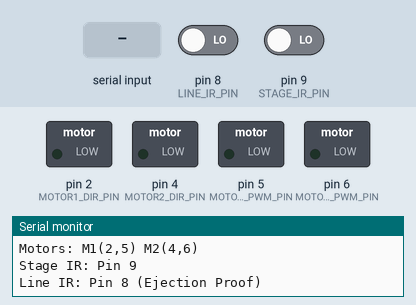
Simulated run of this sketch. Board: Arduino Uno, built with avr-gcc and run on an emulated ATmega328P. Shown: switched loads named in the sketch (green lamp = pin HIGH), the last lines printed to the serial monitor. Inputs (shaded band) come from the test bench; at power-on: pin 8 (LINE_IR_PIN) LOW, pin 9 (STAGE_IR_PIN) LOW.

Above: at 1.2 s.
1.3 s: "M1F\n" received over Serial
At 2.3 s:
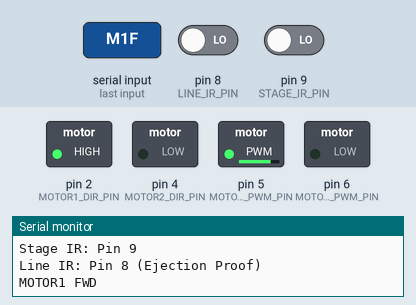
2.8 s: "M1R\n" received over Serial
At 3.5 s:
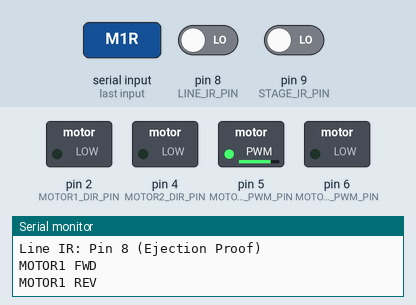
4.3 s: "A\n" received over Serial
At 4.6 s:
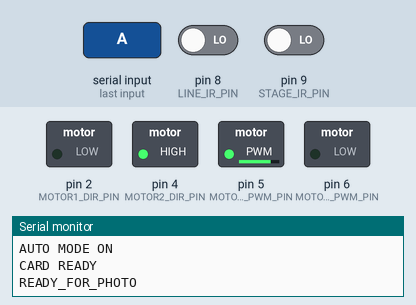
5.8 s: "M1S\n" received over Serial
At 7.0 s:
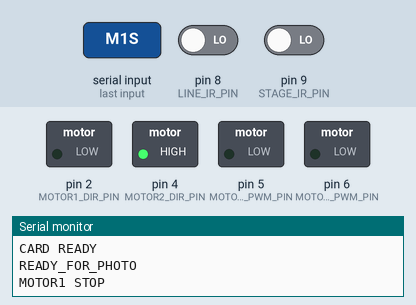
7.3 s: "P\n" received over Serial
At 8.0 s:
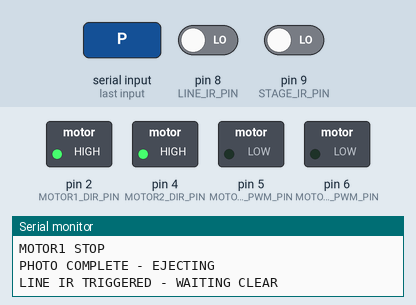
10.3 s: "M2R\n" received over Serial
At 11.6 s:
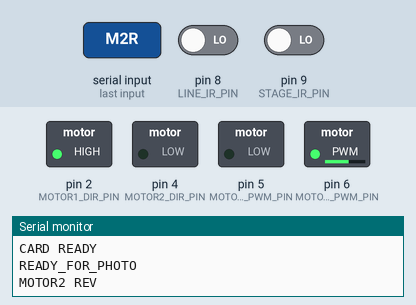
Timing chart, 0 to 12.8 s (numbered marks = the images above; inputs shaded):
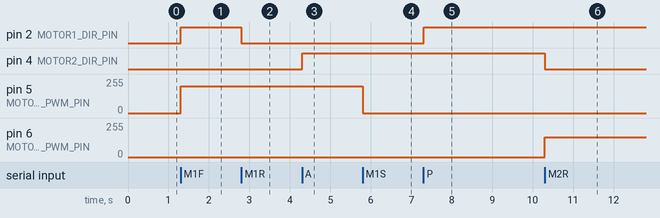

The sketch:

Basic_Automation_Timer.ino
```cpp
/*
   BASIC AUTOMATION - Motors + Stage IR + Timer
   Simple card scanning automation without finicky sensors

   Hardware:
   - Motor 1: DIR=Pin 2, PWM=Pin 5 (card ejection)
   - Motor 2: DIR=Pin 4, PWM=Pin 6 (conveyor)
   - Stage IR (HW201): Pin 9 (detects card on stage)
   - Line IR: Pin 8 (ejection proof - stops ejection motor)

   Workflow:
   1. Wait for card on Stage IR
   2. Stop conveyor, signal ready for photo
   3. After photo complete command, eject card
   4. Line IR detects card passing → stop ejection
   5. Wait timer (assume card clears) then ready for next

   Serial Commands (9600 baud):
   M1F/M1R/M1S - Motor 1 Forward/Reverse/Stop
   M2F/M2R/M2S - Motor 2 Forward/Reverse/Stop
   A - Start AUTO mode (full automation)
   S - Status
   P - Photo complete (triggers ejection)
*/

// Motor pins
#define MOTOR1_DIR_PIN 2
#define MOTOR1_PWM_PIN 5
#define MOTOR2_DIR_PIN 4
#define MOTOR2_PWM_PIN 6

// Sensor
#define STAGE_IR_PIN 9
#define LINE_IR_PIN 8     // Ejection proof

// Timing constants
#define MOTOR_SPEED 200
#define REMOVAL_WAIT_TIME 1500 // 1.5 seconds wait after Line IR triggers
#define FEED_SPEED 150         // Conveyor speed

// State machine
enum State {
  IDLE,
  FEEDING,
  CARD_READY,
  WAITING_FOR_PHOTO,
  EJECTING,
  WAITING_REMOVAL
};

State currentState = IDLE;
unsigned long stateTimer = 0;
bool autoMode = false;

void setup() {
  Serial.begin(9600);

  pinMode(MOTOR1_DIR_PIN, OUTPUT);
  pinMode(MOTOR1_PWM_PIN, OUTPUT);
  pinMode(MOTOR2_DIR_PIN, OUTPUT);
  pinMode(MOTOR2_PWM_PIN, OUTPUT);
  pinMode(STAGE_IR_PIN, INPUT);
  pinMode(LINE_IR_PIN, INPUT);

  stopMotor1();
  stopMotor2();

  Serial.println("BASIC AUTOMATION READY");
  Serial.println("Motors: M1(2,5) M2(4,6)");
  Serial.println("Stage IR: Pin 9");
  Serial.println("Line IR: Pin 8 (Ejection Proof)");
}

void loop() {
  // Handle serial commands
  if (Serial.available() > 0) {
    String cmd = Serial.readStringUntil('\n');
    cmd.trim();

    if (cmd == "M1F") { motor1Forward(); Serial.println("MOTOR1 FWD"); }
    else if (cmd == "M1R") { motor1Reverse(); Serial.println("MOTOR1 REV"); }
    else if (cmd == "M1S") { stopMotor1(); Serial.println("MOTOR1 STOP"); }
    else if (cmd == "M2F") { motor2Forward(); Serial.println("MOTOR2 FWD"); }
    else if (cmd == "M2R") { motor2Reverse(); Serial.println("MOTOR2 REV"); }
    else if (cmd == "M2S") { stopMotor2(); Serial.println("MOTOR2 STOP"); }
    else if (cmd == "A") {
      autoMode = !autoMode;
      if (autoMode) {
        Serial.println("AUTO MODE ON");
        currentState = FEEDING;
        motor2Forward();
      } else {
        Serial.println("AUTO MODE OFF");
        currentState = IDLE;
        stopMotor1();
        stopMotor2();
      }
    }
    else if (cmd == "P") {
      if (currentState == WAITING_FOR_PHOTO) {
        Serial.println("PHOTO COMPLETE - EJECTING");
        currentState = EJECTING;
        stateTimer = millis();
        motor1Forward();
      }
    }
    else if (cmd == "S") {
      int stageIR = digitalRead(STAGE_IR_PIN);
      int lineIR = digitalRead(LINE_IR_PIN);
      Serial.print("STATUS: Stage=");
      Serial.print(stageIR);
      Serial.print(" Line=");
      Serial.print(lineIR);
      Serial.print(" State=");
      Serial.println(currentState);
    }
  }

  // Auto mode state machine
  if (autoMode) {
    runAutoMode();
  }
}

void runAutoMode() {
  int cardPresent = digitalRead(STAGE_IR_PIN);
  int lineTriggered = digitalRead(LINE_IR_PIN);

  switch(currentState) {
    case FEEDING:
      // Wait for card to reach stage
      if (cardPresent == LOW) { // Card detected
        stopMotor2();
        currentState = CARD_READY;
        Serial.println("CARD READY");
      }
      break;

    case CARD_READY:
      // Signal ready for photo
      Serial.println("READY_FOR_PHOTO");
      currentState = WAITING_FOR_PHOTO;
      break;

    case WAITING_FOR_PHOTO:
      // Wait for "P" command from Python
      break;

    case EJECTING:
      // Eject until Line IR triggers (card passing)
      if (lineTriggered == LOW) { // Card detected by Line IR
        stopMotor1();
        currentState = WAITING_REMOVAL;
        stateTimer = millis();
        Serial.println("LINE IR TRIGGERED - WAITING CLEAR");
      }
      break;

    case WAITING_REMOVAL:
      // Wait for card to clear, then feed next
      if (millis() - stateTimer >= REMOVAL_WAIT_TIME) {
        Serial.println("CARD CLEARED - NEXT");
        currentState = FEEDING;
        motor2Forward();
      }
      break;
  }
}

// Motor control
void motor1Forward() { digitalWrite(MOTOR1_DIR_PIN, HIGH); analogWrite(MOTOR1_PWM_PIN, MOTOR_SPEED); }
void motor1Reverse() { digitalWrite(MOTOR1_DIR_PIN, LOW); analogWrite(MOTOR1_PWM_PIN, MOTOR_SPEED); }
void stopMotor1() { analogWrite(MOTOR1_PWM_PIN, 0); }

void motor2Forward() { digitalWrite(MOTOR2_DIR_PIN, HIGH); analogWrite(MOTOR2_PWM_PIN, FEED_SPEED); }
void motor2Reverse() { digitalWrite(MOTOR2_DIR_PIN, LOW); analogWrite(MOTOR2_PWM_PIN, FEED_SPEED); }
void stopMotor2() { analogWrite(MOTOR2_PWM_PIN, 0); }
```

Measured:
- after the input at 1.3 s, pin 2 (MOTOR1_DIR_PIN): LOW → HIGH at once; pin 5 (MOTOR1_PWM_PIN): 0/255 → 200/255 at once
- after the input at 2.8 s, pin 2 (MOTOR1_DIR_PIN): HIGH → LOW at once
- after the input at 4.3 s, pin 4 (MOTOR2_DIR_PIN): LOW → HIGH at once
- after the input at 5.8 s, pin 5 (MOTOR1_PWM_PIN): 200/255 → 0/255 at once
- after the input at 7.3 s, pin 2 (MOTOR1_DIR_PIN): LOW → HIGH at once
- after the input at 10.3 s, pin 4 (MOTOR2_DIR_PIN): HIGH → LOW at once; pin 6 (MOTOR2_PWM_PIN): 0/255 → 150/255 at once
